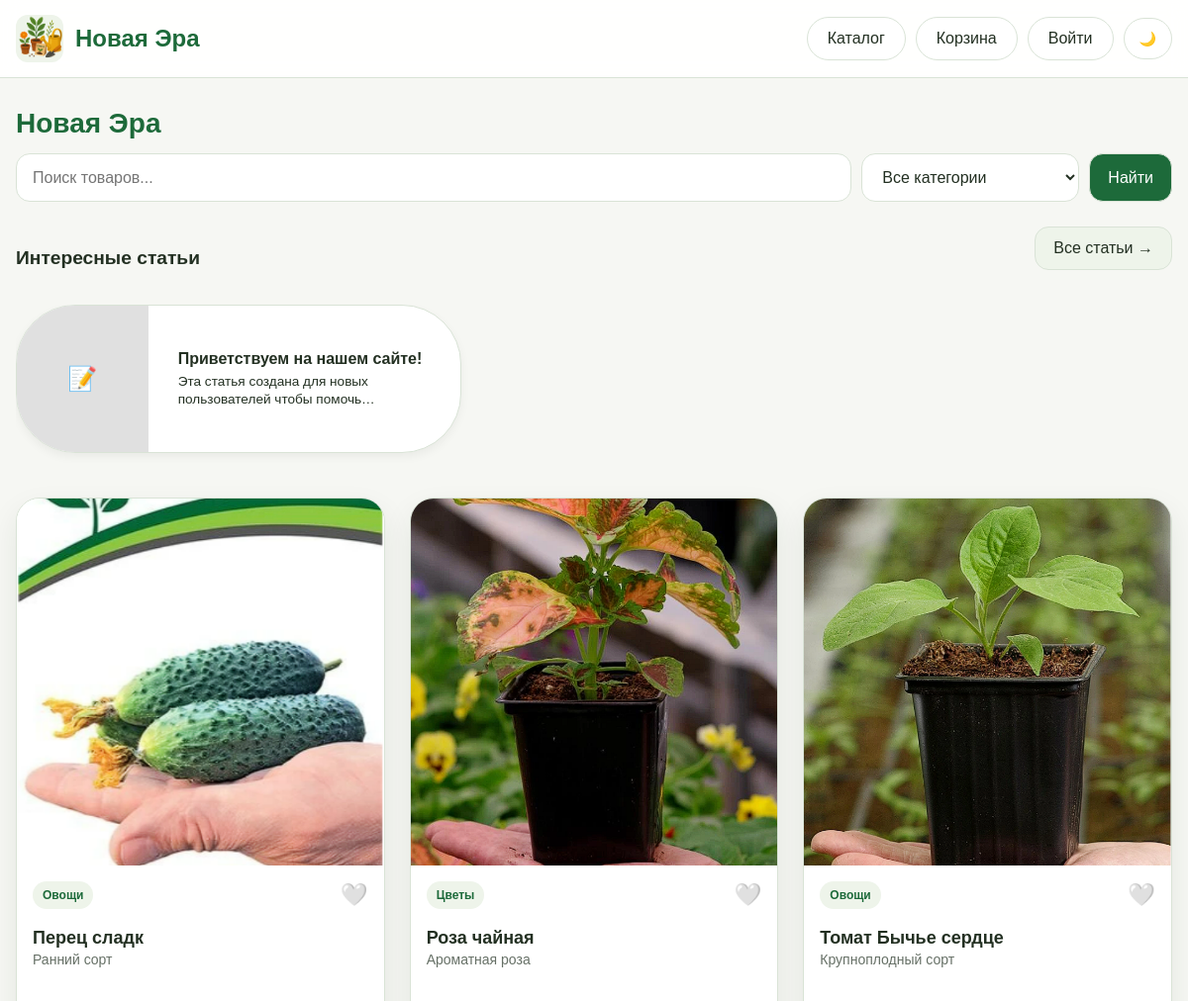
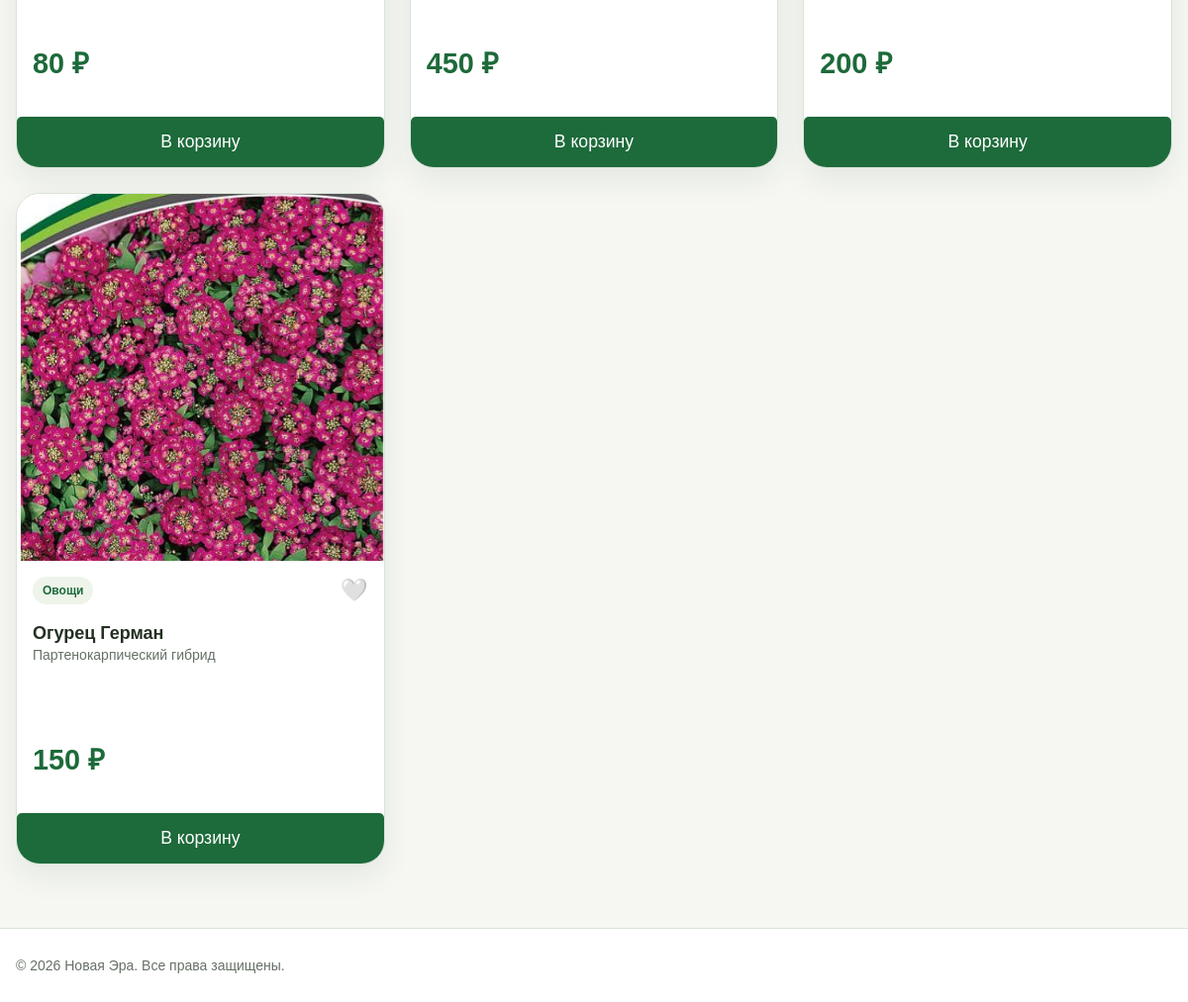
The page / on the database its author committed (2 pictures, top to bottom).
### models.py (models this page shows, shortened)
class Post(db.Model):
    __tablename__ = 'post'
    id = db.Column(db.Integer, primary_key=True)
    title = db.Column(db.String(200), nullable=False)
    content = db.Column(db.Text, nullable=False)
    date_posted = db.Column(db.DateTime, default=datetime.now)
    image_post = db.Column(db.String(255))
    product_id = db.Column(db.Integer, db.ForeignKey('products.id'), nullable=True)
    related_product = db.relationship('Product', backref='posts')

class Product(db.Model):
    __tablename__ = "products"
    id = db.Column(db.Integer, primary_key=True)
    name = db.Column(db.String(200), nullable=False, index=True)
    description = db.Column(db.Text, nullable=False)
    price = db.Column(db.Float, nullable=False)
    image_url = db.Column(db.String(255), nullable=True)
    category_id = db.Column(db.Integer, db.ForeignKey("categories.id"), nullable=False)
    created_at = db.Column(db.DateTime, default=datetime.utcnow, nullable=False)
    category = db.relationship("Category", back_populates="products", lazy="selectin")
    extra_images = db.relationship('ProductImage',
                                   backref='product',
                                   lazy='dynamic',
                                   cascade='all, delete-orphan',
                                   order_by='ProductImage.order')
    def _resolve_image_url(self) -> str:
        if not self.image_url or not self.image_url.strip():
            return "/static/images/icon.png"
        value = self.image_url.strip().replace("\\", "/")
        if value.startswith(("http://", "https://", "/")):
            return value
        if value.startswith("static/"):
            return "/" + value
        return f"/static/{value.lstrip('/')}"
    @property
    def image_src(self) -> str:
        return self._resolve_image_url()

class Category(db.Model):
    __tablename__ = "categories"
    id = db.Column(db.Integer, primary_key=True)
    slug = db.Column(db.String(64), unique=True, nullable=False, index=True)
    name = db.Column(db.String(100), unique=True, nullable=False)
    products = db.relationship("Product", back_populates="category", cascade="all, delete-orphan", lazy="selectin")

### routes.py (the view)
@bp.route("/")
def index():
    categories = Category.query.order_by(Category.name).all()
    cat_slug = (request.args.get("category") or "").strip()
    search = (request.args.get("search") or "").strip()
    if cat_slug == "favorites":
        if current_user.is_authenticated:
            products = current_user.favorite_products.all()
        else:
            products = []
            flash("Войдите, чтобы просмотреть избранное", "info")
        if search:
            products = [p for p in products if search.lower() in p.name.lower() or search.lower() in p.description.lower()]
    else:
        query = Product.query
        if cat_slug and cat_slug != "all":
            query = query.join(Category).filter(Category.slug == cat_slug)
        if search:
            like = f"%{search}%"
            query = query.filter(or_(Product.name.ilike(like), Product.description.ilike(like)))
        products = query.order_by(Product.id.desc()).all()
    favorites_ids = []
    if current_user.is_authenticated:
        favorites_ids = [p.id for p in current_user.favorite_products.all()]
    posts = Post.query.order_by(Post.date_posted.desc()).limit(10).all()
    return render_template("index.html", categories=categories, products=products, favorites_ids=favorites_ids, posts=posts)

### templates/index.html (shortened to what this page needs)
{% extends "base.html" %}
{% block content %}
<div class="catalog-section">
    <div class="section-head">
        <h2 style="color:var(--brand);">{{ brand_name }}</h2>
    </div>
    <form method="GET" action="{{ url_for('main.index') }}" class="search-form">
        <input type="text" name="search" class="search-input" placeholder="Поиск товаров..." value="{{ request.args.get('search', '') }}">
        <select name="category" class="search-input" style="flex:0 0 220px;">
            <option value="">Все категории</option>
        </select>
        <button type="submit" class="search-btn" style="background:var(--brand);color:#fff;">Найти</button>
    </form>
    <div class="stories-section" style="margin: 25px 0 35px 0;">
        <div class="stories-header" style="display: flex; justify-content: space-between; align-items: center; margin-bottom: 15px;">
            <h3 style="margin: 0; font-size: 1.2rem;">Интересные статьи</h3>
            <a href="{{ url_for('main.blog') }}" class="back-btn">
                Все статьи →
            </a>
        </div>
        <div class="stories-container" style="display: flex; gap: 20px; overflow-x: auto; padding-bottom: 10px; scrollbar-width: thin; -webkit-overflow-scrolling: touch;">
            {% for post in posts %}
            <a href="{{ url_for('main.post_detail', post_id=post.id) }}" class="story-item" style="text-decoration: none; color: inherit; display: flex; align-items: center; width: 450px; height: 150px; border-radius: 60px; background: var(--surface); border: 1px solid var(--border); overflow: hidden; flex-shrink: 0; transition: transform 0.2s ease; box-shadow: 0 4px 10px rgba(0,0,0,0.05);">
                <div class="story-image-side" style="flex: 1; height: 100%; max-width: 270px;">
                    {% if post.image_src %}
                        <img src="{{ post.image_src }}" alt="{{ post.title }}" style="width: 100%; height: 100%; object-fit: cover;">
                    {% else %}
                        <div style="width: 100%; height: 100%; background: #e0e0e0; display: flex; align-items: center; justify-content: center; font-size: 1.5rem;">📝</div>
                    {% endif %}
                </div>
                <div class="story-text-side" style="flex: 2; padding: 0 20px 0 30px; display: flex; flex-direction: column; justify-content: center; overflow: hidden;">
                    <h4 style="margin: 0; font-size: 1rem; display: block; -webkit-line-clamp: unset; white-space: normal; -webkit-box-orient: vertical; overflow: hidden;">
                        {{ post.title }}
                    </h4>
                    <p style="margin: 5px 0 0 0; font-size: 0.85rem; color: inherit; line-height: 1.3; display: -webkit-box; -webkit-line-clamp: 2; -webkit-box-orient: vertical; overflow: hidden;">
                        {{ post.content[:80] }}...
                    </p>
                </div>
            </a>
            {% else %}
                <p style="font-size: 0.9rem; color: gray; margin: 10px 0;">Здесь будут появляться новые статьи.</p>
            {% endfor %}
        </div>
    </div>
    <div class="products-grid">
{% for p in products %}
<div class="product-card">
    <a href="{{ url_for('.product_detail', product_id=p.id) }}" class="product-card-link">
        <img src="{{ p.image_src }}" alt="{{ p.name }}" loading="lazy">
    </a>
    <div class="product-body">
        <div style="display: flex; justify-content: space-between; align-items: center; margin-bottom: 8px;">
            <span class="badge">{{ p.category.name }}</span>
            {% if current_user.is_authenticated %}
                <form method="POST" action="{{ url_for('main.toggle_favorite', product_id=p.id) }}" class="favorite-form">
                    <input type="hidden" name="csrf_token" value="{{ csrf_token() }}">
                    <button type="submit" class="favorite-btn {% if p.id in favorites_ids %}active{% endif %}" aria-label="Избранное">
                        {% if p.id in favorites_ids %}❤️{% else %}🤍{% endif %}
                    </button>
                </form>
            {% else %}
                <a href="{{ url_for('main.login') }}" class="favorite-btn" style="text-decoration: none;">🤍</a>
            {% endif %}
        </div>
        <a href="{{ url_for('.product_detail', product_id=p.id) }}" style="text-decoration: none; color: inherit;">
            <h3>{{ p.name }}</h3>
            <p class="product-description">{{ p.description[:100] }}{% if p.description|length > 100 %}...{% endif %}</p>
            <p class="price">{{ "%.0f"|format(p.price) }} ₽</p>
        </a>
    </div>
    <button class="add-to-cart" data-id="{{ p.id }}" data-title="{{ p.name }}" data-price="{{ p.price }}" data-image="{{ p.image_src }}">В корзину</button>
</div>
{% else %}
    <p>Товары не найдены</p>
{% endfor %}
    </div>
</div>
{% endblock %}

### templates/base.html (shortened to what this page needs)
<!DOCTYPE html>
<html lang="ru">
<head>
    <link rel="stylesheet" href="{{ url_for('static', filename='css/style.css') }}">
</head>
<body>
<header class="header">
    <div class="container header-inner">
        <div class="logo">
            <a href="{{ url_for('main.index') }}" style="display:flex;align-items:center;gap:12px;">
                <img src="{{ url_for('static', filename='images/icon.png') }}" alt="Logo" style="width:48px;height:48px;border-radius:12px;">
                <div class="logo-text">
                    <div class="title" style="color:var(--brand);">{{ brand_name }}</div>
                </div>
            </a>
        </div>
        <nav class="top-nav">
            <a href="{{ url_for('main.index') }}" class="top-link">Каталог</a>
            <a href="{{ url_for('main.basket') }}" class="top-link">Корзина</a>
            {% if current_user.is_authenticated %}
                {% if current_user.is_admin %}
                    <a href="{{ url_for('main.admin') }}" class="top-link">Админка</a>
                {% endif %}
                <div class="notif-bell-wrapper" id="notifBellWrapper">
                    <button class="notif-bell-btn" id="notifBellBtn" type="button" title="Уведомления о заказах">
                        🔔
                        <span class="notif-badge" id="notifBadge" style="display:none;">0</span>
                    </button>
                    <div class="notif-panel" id="notifPanel" style="display:none;">
                        <div class="notif-panel-header">
                            <span class="notif-panel-title">Уведомления</span>
                            <button class="notif-clear-btn" id="notifClearBtn" type="button">Очистить всё</button>
                        </div>
                        <div class="notif-list" id="notifList">
                            <div class="notif-empty">Нет новых уведомлений</div>
                        </div>
                    </div>
                </div>
                <a href="{{ url_for('main.profile') }}" class="profile-btn">{{ current_user.username }}</a>
                <a href="{{ url_for('main.logout') }}" class="top-link">Выйти</a>
            {% else %}
                <a href="{{ url_for('main.login') }}" class="top-link">Войти</a>
            {% endif %}
            <button id="themeToggle" class="theme-toggle" type="button">🌙</button>
        </nav>
    </div>
</header>
<main class="main-content container">
    {% block content %}{% endblock %}
</main>
<footer class="footer">
    <div class="container footer-inner">
        <p>© 2026 {{ brand_name }}. Все права защищены.</p>
    </div>
</footer>
</body>
</html>

### rows shown on the page
Post: title "Приветствуем на нашем сайте!", content "Эта статья создана для новых пользователей чтобы…"
Product: image_src (picture), category.name "Овощи", name "Перец сладк", description "Ранний сорт", price "80"
Product: image_src (picture), category.name "Цветы", name "Роза чайная", description "Ароматная роза", price "450"
Product: image_src (picture), category.name "Овощи", name "Томат Бычье сердце", description "Крупноплодный сорт", price "200"
Product: image_src (picture), category.name "Овощи", name "Огурец Герман", description "Партенокарпический гибрид", price "150"

### other values the page prints
{{ brand_name }} "Новая Эра"
